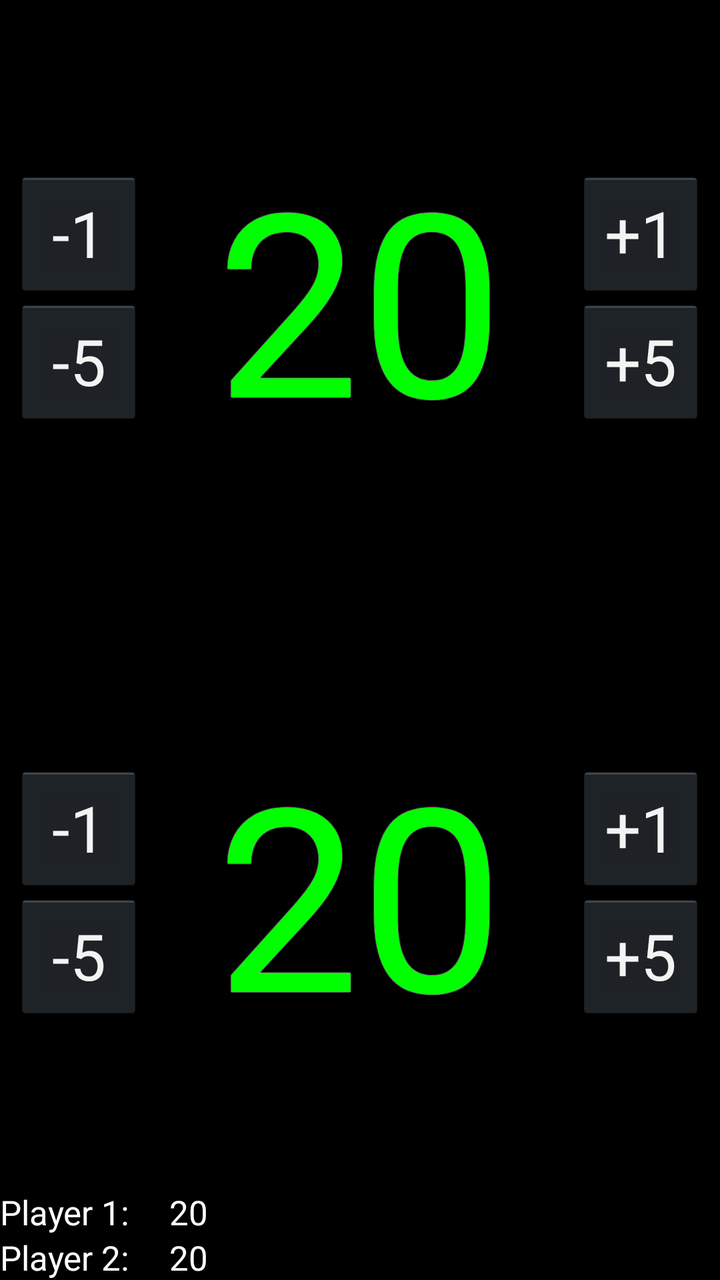
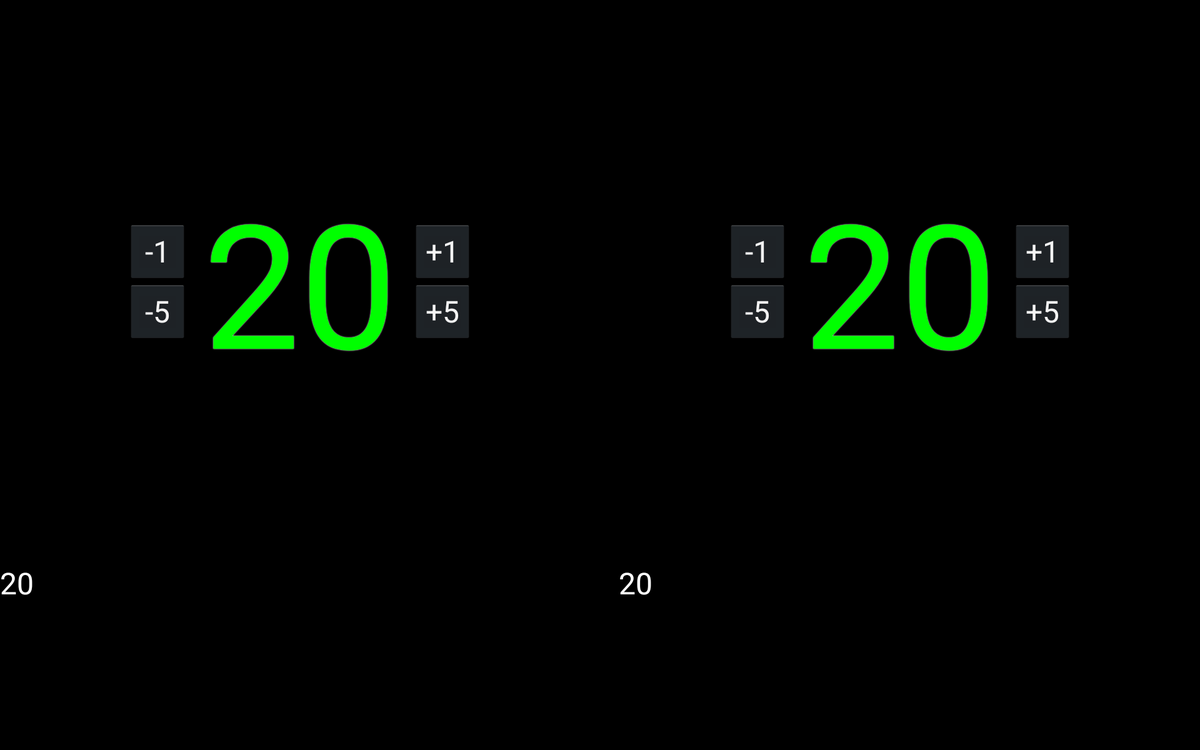

An Android layout and its configuration variant, each rendered on a device that would load it. The default file and the variant file are quoted in full after the pictures.
<!-- AndroidManifest.xml: application theme AppTheme -->
<!-- res/layout/activity_main.xml -->
<LinearLayout xmlns:android="http://schemas.android.com/apk/res/android"
    xmlns:tools="http://schemas.android.com/tools"
    android:layout_width="match_parent"
    android:layout_height="match_parent"
    android:background="#000000"
    android:id="@+id/background"
    android:orientation="vertical"
    tools:context=".MainActivity"
    android:gravity="center">

    	<LinearLayout
    	    android:layout_width="fill_parent"
    	    android:layout_height="0dip"
    	    android:layout_weight="37"
    	    android:gravity="center"
    	    android:orientation="horizontal"
    	     >

    	    <LinearLayout 
    	        android:gravity="center"
    	        android:layout_weight="22"
    	        android:layout_width="0dip"
    	        android:layout_height="match_parent"
    	        android:orientation="vertical">
    		<Button
    	    	android:id="@+id/button1minus_player1"
    	    	android:layout_width="wrap_content"
    	    	android:layout_height="wrap_content"
    	    	android:text="@string/button1minus"
    	    	style="@style/CounterButton"
    	    />   
        	<Button
    	    	android:id="@+id/button5minus_player1"
    	    	android:layout_width="wrap_content"
    	    	android:layout_height="wrap_content"
    	    	android:text="@string/button5minus"
    	    	style="@style/CounterButton"
    	    />
    		</LinearLayout>

    		<TextView
    		    android:id="@+id/player1"
    		    style="@style/LifeCounter"
    		    android:layout_width="0dp"
    		    android:layout_height="wrap_content"
    		    android:layout_weight="56"
    		    android:gravity="center"
    		    android:text="@string/default_life" />

    		<LinearLayout
    		    android:layout_weight="22"
    		    android:gravity="center"
    		    android:layout_width="0dip"
    		    android:layout_height="match_parent"
    		    android:orientation="vertical"
    		    >
    		    <Button
    	   		android:id="@+id/button1plus_player1"
    	    	android:layout_width="wrap_content"
    		    android:layout_height="wrap_content"
    		    android:text="@string/button1plus"
	    		style="@style/CounterButton"
	    		/>
       		<Button
    		    android:id="@+id/button5plus_player1"
    		    android:layout_width="wrap_content"
    		    android:layout_height="wrap_content"
    		    android:text="@string/button5plus"
				style="@style/CounterButton" 
				/>
   	    	</LinearLayout>   
    	</LinearLayout>

   	<LinearLayout
   	    android:layout_width="fill_parent"
   	    android:layout_height="0dip"
   	    android:layout_weight="37"
   	    android:gravity="center"
   	    android:orientation="horizontal" >

    	    <LinearLayout 
    	        android:gravity="center"
    	        android:layout_weight="22"
    	        android:layout_width="0dip"
    	        android:layout_height="match_parent"
    	        android:orientation="vertical">
			<Button
    	    	android:id="@+id/button1minus_player2"
    	    	android:layout_width="wrap_content"
    	    	android:layout_height="wrap_content"
    	    	android:text="@string/button1minus"
    	    	style="@style/CounterButton"
    	    />   
        	<Button
    	    	android:id="@+id/button5minus_player2"
    	    	android:layout_width="wrap_content"
    	    	android:layout_height="wrap_content"
    	    	android:text="@string/button5minus"
    	    	style="@style/CounterButton"
    	    />
    		
    		</LinearLayout>

    		<TextView
    		    android:id="@+id/player2"
    		    style="@style/LifeCounter"
    		    android:layout_weight="56"
    		    android:layout_width="0dip"
    		    android:layout_height="wrap_content"
    		    android:text="@string/default_life"
    		    android:gravity="center" />

    		<LinearLayout
    		    android:gravity="center"
    		    android:layout_width="0dip"
    		    android:layout_weight="22"
    		    android:layout_height="match_parent"
    		    android:orientation="vertical"
    		    >
       		<Button
    		    android:id="@+id/button1plus_player2"
    		    style="@style/CounterButton"
    		    android:layout_width="wrap_content"
    		    android:layout_height="wrap_content"
    		    android:text="@string/button1plus" />

       		<Button
    		    android:id="@+id/button5plus_player2"
    		    android:layout_width="wrap_content"
    		    android:layout_height="wrap_content"
    		    android:text="@string/button5plus"
				style="@style/CounterButton" 
				/>
   	    	</LinearLayout> 

    	</LinearLayout>

	<ScrollView
		android:layout_width="match_parent"
		android:layout_height="wrap_content">
		<LinearLayout
			android:id="@+id/log"

			android:layout_height="0dip"
			android:layout_width="fill_parent"
			android:layout_weight="26"
			android:orientation="vertical">
			<LinearLayout
				android:layout_height="wrap_content"
				android:layout_width="wrap_content"
				android:orientation="horizontal"
				>

				<TextView
					style="@style/logS"
					android:layout_width="wrap_content"
					android:layout_height="wrap_content"
					android:text="@string/player1"
					android:layout_marginRight="20dp"
					/>

				<TextView
					android:id="@+id/p1log"
					android:layout_width="wrap_content"
					android:layout_height="wrap_content"
					style="@style/logS"
					android:text="@string/default_life"
					/>
			</LinearLayout>
			<LinearLayout
				android:layout_height="wrap_content"
				android:layout_width="wrap_content"
				android:orientation="horizontal"
				>
				<TextView
					android:layout_width="wrap_content"
					android:layout_height="wrap_content"
					android:text="@string/player2"
					style="@style/logS"
					android:layout_marginRight="20dp"
					/>
				<TextView
					android:id="@+id/p2log"
					android:layout_width="wrap_content"
					android:layout_height="wrap_content"
					android:text="@string/default_life"
					style="@style/logS"
					/>
			</LinearLayout>
		</LinearLayout>
	</ScrollView></LinearLayout>
<!-- resources referenced by this layout -->
<resources>
  <string name="button1minus">-1</string>
  <string name="button1plus">+1</string>
  <string name="button5minus">-5</string>
  <string name="button5plus">+5</string>
  <string name="default_life">20</string>
  <string name="player1">Player 1:</string>
  <string name="player2">Player 2:</string>
  <style name="CounterButton">
          <item name="android:textSize">32sp</item>
          <item name="android:height">64dp</item>
          <item name="android:width">64dp</item>
          <item name="android:onClick">onClick</item>
      </style>
  <style name="LifeCounter">
          <item name="android:textSize">128sp</item>
          <item name="android:textColor">#00ff00</item>
  	    <item name="android:shadowColor">#FFFFFF</item>
          <item name="android:shadowRadius">1</item>
          <item name="android:freezesText">true</item>
      </style>
  <style name="logS">
  	   	<item name="android:textColor">#FFFFFF</item> 
  	   	<item name="android:textSize">17sp</item>
          <item name="android:freezesText">true</item>
  	</style>
  <style name="AppTheme" parent="android:Theme.Holo" />
</resources>
<!-- res/layout-xlarge-land/activity_main.xml (the repository's variant of the layout above) -->
<!-- drawn on a large tablet held sideways -->
<LinearLayout xmlns:android="http://schemas.android.com/apk/res/android"
    xmlns:tools="http://schemas.android.com/tools"
    android:layout_width="match_parent"
    android:layout_height="match_parent"
    android:background="#000000"
    android:orientation="vertical"
    tools:context=".MainActivity"
    android:gravity="center" android:baselineAligned="false">
    <LinearLayout
        android:orientation="horizontal"
        android:layout_width="match_parent"
        android:layout_height="0dip"
        android:layout_weight="75"
        >
    	<LinearLayout
    	    android:layout_width="0dip"
    	    android:layout_weight="35"
    	    android:layout_height="match_parent"
    	    android:orientation="horizontal" 
    	    android:gravity="center">
    	    <LinearLayout 
    	        android:layout_width="wrap_content"
    	        android:layout_height="match_parent"
    	        android:orientation="vertical"
    	        android:gravity="center">
    		<Button
    	    	android:id="@+id/button1minus_player1"
    	    	android:layout_width="wrap_content"
    	    	android:layout_height="wrap_content"
    	    	android:text="@string/button1minus"
    	    	style="@style/CounterButton"
    	    />   
        	<Button
    	    	android:id="@+id/button5minus_player1"
    	    	android:layout_width="wrap_content"
    	    	android:layout_height="wrap_content"
    	    	android:text="@string/button5minus"
    	    	style="@style/CounterButton"
    	    />
    		</LinearLayout>
			<LinearLayout
			    android:layout_width="wrap_content"
			    android:layout_height="wrap_content"
			    android:orientation="vertical"
			    android:gravity="center"
			    >
        	<TextView
    		    android:id="@+id/player1"
    		    style="@style/LifeCounterLandXL"
    		    android:layout_width="240dp"
    		    android:layout_height="wrap_content"
    		    android:gravity="center"
    		    android:text="@string/default_life" />
			</LinearLayout>
    		<LinearLayout
    		    android:layout_width="wrap_content"
    		    android:layout_height="match_parent"
    		    android:orientation="vertical"
    		    android:gravity="center"
    		    >
    		    <Button
    	   		android:id="@+id/button1plus_player1"
    	    	android:layout_width="wrap_content"
    		    android:layout_height="wrap_content"
    		    android:text="@string/button1plus"
	    		style="@style/CounterButton"
	    		/>
       		<Button
    		    android:id="@+id/button5plus_player1"
    		    android:layout_width="wrap_content"
    		    android:layout_height="wrap_content"
    		    android:text="@string/button5plus"
				style="@style/CounterButton"
				/>
   	    	</LinearLayout>   
    	</LinearLayout>
   	<LinearLayout
    	    android:layout_height="match_parent"
    	    android:layout_width="0dip"
    	    android:orientation="horizontal" 
    	    android:layout_weight="35"
    	    android:gravity="center">
    	    <LinearLayout 
    	        android:layout_width="wrap_content"
    	        android:layout_height="match_parent"
    	        android:orientation="vertical"
    	        android:gravity="center">
    		<Button
    	    	android:id="@+id/button1minus_player2"
    	    	android:layout_width="wrap_content"
    	    	android:layout_height="wrap_content"
    	    	android:text="@string/button1minus"
    	    	style="@style/CounterButton"
    	    />   
        	<Button
    	    	android:id="@+id/button5minus_player2"
    	    	android:layout_width="wrap_content"
    	    	android:layout_height="wrap_content"
    	    	android:text="@string/button5minus"
    	    	style="@style/CounterButton"
    	    />
    		</LinearLayout>
    		<LinearLayout
			    android:layout_width="wrap_content"
			    android:layout_height="wrap_content"
			    android:orientation="vertical"
			    android:gravity="center">

        	<TextView
    		    android:id="@+id/player2"
    		    style="@style/LifeCounterLandXL"
    		    android:layout_width="240dp"
    		    android:layout_height="wrap_content"
    		    android:gravity="center"
    		    android:text="@string/default_life" />
			</LinearLayout>

    		<LinearLayout
    		    android:layout_width="wrap_content"
    		    android:layout_height="match_parent"
    		    android:orientation="vertical"
    		    android:gravity="center"
    		    >
       		<Button
    	   		android:id="@+id/button1plus_player2"
    	    	android:layout_width="wrap_content"
    		    android:layout_height="wrap_content"
    		    android:text="@string/button1plus"
	    		style="@style/CounterButton"
	    		/>
       		<Button
    		    android:id="@+id/button5plus_player2"
    		    android:layout_width="wrap_content"
    		    android:layout_height="wrap_content"
    		    android:text="@string/button5plus"
				style="@style/CounterButton"
				/>
   	    	</LinearLayout>   
    	</LinearLayout>
    	</LinearLayout>
	<LinearLayout
		android:id="@+id/log"

		android:layout_height="0dip"
		android:layout_width="fill_parent"
		android:layout_weight="25"
		android:orientation="horizontal">
		<LinearLayout
			android:layout_height="wrap_content"
			android:layout_width="fill_parent"
			android:orientation="horizontal"
			android:layout_weight="25"
			>

			<ScrollView
				android:id="@+id/p1LogScroll"
				android:layout_width="wrap_content"
				android:layout_height="wrap_content">
				<TextView
					android:id="@+id/p1log"
					android:layout_width="wrap_content"
					android:layout_height="wrap_content"
					android:layout_gravity="bottom"
					style="@style/log"
					android:text="@string/default_life"
					android:layout_marginRight="20dp"

					/>
			</ScrollView>
		</LinearLayout>
		<LinearLayout
			android:layout_height="wrap_content"
			android:layout_width="fill_parent"
			android:orientation="horizontal"
			android:layout_weight="25"
			android:layout_marginLeft="20dp"
			>
			<ScrollView
				android:id="@+id/p2LogScroll"
				android:layout_width="wrap_content"
				android:layout_height="wrap_content">
				<TextView
					android:id="@+id/p2log"
					android:layout_width="wrap_content"
					android:layout_height="wrap_content"
					android:layout_gravity="bottom"
					android:text="@string/default_life"
					style="@style/log"/>
			</ScrollView>
		</LinearLayout>
	</LinearLayout>
</LinearLayout>
<!-- resources referenced by the variant -->
<!-- as a large tablet held sideways resolves them -->
<resources>
  <string name="button1minus">-1</string>
  <string name="button1plus">+1</string>
  <string name="button5minus">-5</string>
  <string name="button5plus">+5</string>
  <string name="default_life">20</string>
  <style name="CounterButton">
          <item name="android:textSize">32sp</item>
          <item name="android:height">64dp</item>
          <item name="android:width">64dp</item>
          <item name="android:onClick">onClick</item>
      </style>
  <style name="LifeCounterLandXL">
          <item name="android:shadowColor">#FFFFFF</item>
          <item name="android:shadowRadius">1</item>
          <item name="android:textSize">184sp</item>
          <item name="android:textColor">#00ff00</item>
          <item name="android:freezesText">true</item>
      </style>
  <style name="log">
  	   	<item name="android:textColor">#FFFFFF</item> 
  	   	<item name="android:textSize">32sp</item>
          <item name="android:freezesText">true</item>
  	</style>
  <style name="AppTheme" parent="android:Theme.Holo" />
</resources>
